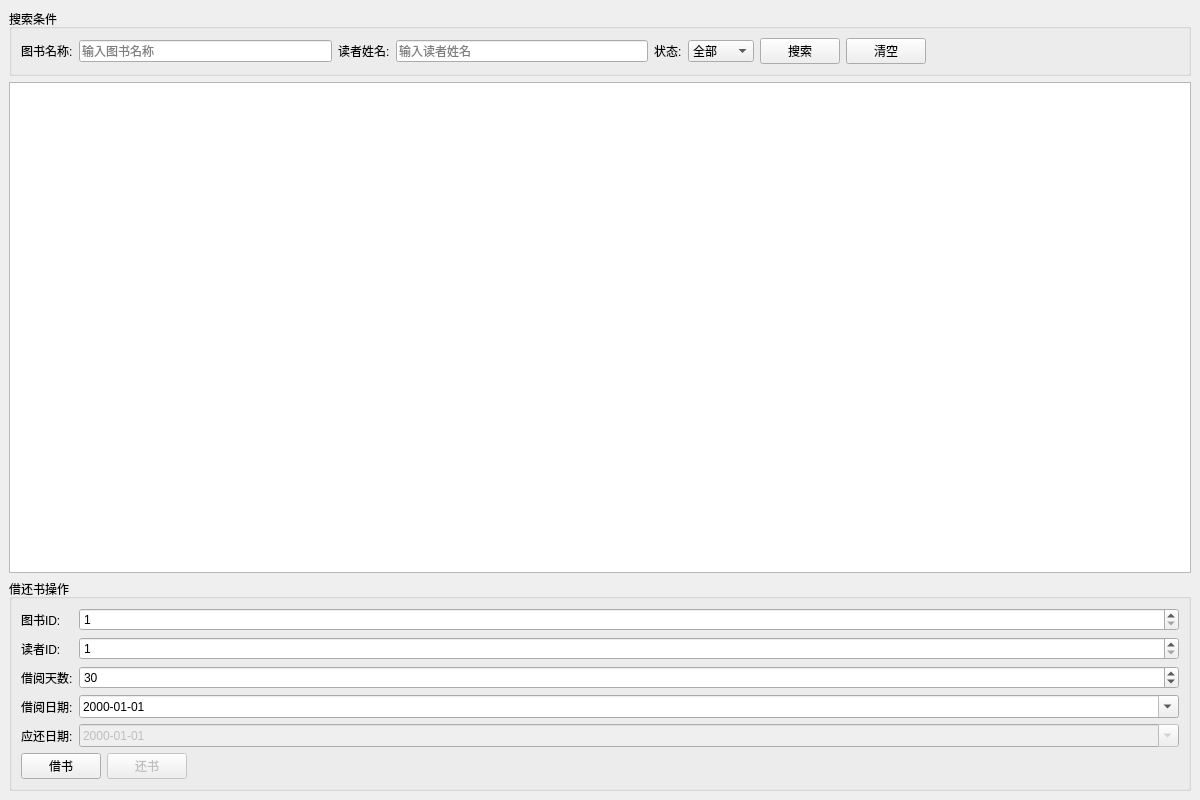
<?xml version="1.0" encoding="UTF-8"?>
<ui version="4.0">
 <class>BorrowWidget</class>
 <widget class="QWidget" name="BorrowWidget">
  <property name="geometry">
   <rect>
    <x>0</x>
    <y>0</y>
    <width>1200</width>
    <height>800</height>
   </rect>
  </property>
  <property name="windowTitle">
   <string>借还书管理</string>
  </property>
  <layout class="QVBoxLayout" name="verticalLayout">
   <property name="spacing">
    <number>6</number>
   </property>
   <property name="leftMargin">
    <number>9</number>
   </property>
   <property name="topMargin">
    <number>9</number>
   </property>
   <property name="rightMargin">
    <number>9</number>
   </property>
   <property name="bottomMargin">
    <number>9</number>
   </property>
   <item>
    <widget class="QGroupBox" name="searchGroup">
     <property name="title">
      <string>搜索条件</string>
     </property>
     <layout class="QHBoxLayout" name="searchLayout">
      <item>
       <widget class="QLabel" name="label">
        <property name="text">
         <string>图书名称:</string>
        </property>
       </widget>
      </item>
      <item>
       <widget class="QLineEdit" name="bookTitleEdit">
        <property name="placeholderText">
         <string>输入图书名称</string>
        </property>
       </widget>
      </item>
      <item>
       <widget class="QLabel" name="label_2">
        <property name="text">
         <string>读者姓名:</string>
        </property>
       </widget>
      </item>
      <item>
       <widget class="QLineEdit" name="readerNameEdit">
        <property name="placeholderText">
         <string>输入读者姓名</string>
        </property>
       </widget>
      </item>
      <item>
       <widget class="QLabel" name="label_3">
        <property name="text">
         <string>状态:</string>
        </property>
       </widget>
      </item>
      <item>
       <widget class="QComboBox" name="statusCombo">
        <item>
         <property name="text">
          <string>全部</string>
         </property>
        </item>
        <item>
         <property name="text">
          <string>已借出</string>
         </property>
        </item>
        <item>
         <property name="text">
          <string>已归还</string>
         </property>
        </item>
       </widget>
      </item>
      <item>
       <widget class="QPushButton" name="searchButton">
        <property name="text">
         <string>搜索</string>
        </property>
       </widget>
      </item>
      <item>
       <widget class="QPushButton" name="clearButton">
        <property name="text">
         <string>清空</string>
        </property>
       </widget>
      </item>
      <item>
       <spacer name="horizontalSpacer">
        <property name="orientation">
         <enum>Qt::Horizontal</enum>
        </property>
        <property name="sizeHint" stdset="0">
         <size>
          <width>40</width>
          <height>20</height>
         </size>
        </property>
       </spacer>
      </item>
     </layout>
    </widget>
   </item>
   <item>
    <widget class="QTableView" name="tableView">
     <property name="alternatingRowColors">
      <bool>true</bool>
     </property>
     <property name="selectionBehavior">
      <enum>QAbstractItemView::SelectRows</enum>
     </property>
     <property name="selectionMode">
      <enum>QAbstractItemView::SingleSelection</enum>
     </property>
     <property name="sortingEnabled">
      <bool>true</bool>
     </property>
    </widget>
   </item>
   <item>
    <widget class="QGroupBox" name="borrowGroup">
     <property name="title">
      <string>借还书操作</string>
     </property>
     <layout class="QVBoxLayout" name="borrowGroupLayout">
      <item>
       <layout class="QFormLayout" name="borrowLayout">
        <item row="0" column="0">
         <widget class="QLabel" name="label_4">
          <property name="text">
           <string>图书ID:</string>
          </property>
         </widget>
        </item>
        <item row="0" column="1">
         <widget class="QSpinBox" name="bookIdSpin">
          <property name="minimum">
           <number>1</number>
          </property>
          <property name="maximum">
           <number>999999</number>
          </property>
         </widget>
        </item>
        <item row="1" column="0">
         <widget class="QLabel" name="label_5">
          <property name="text">
           <string>读者ID:</string>
          </property>
         </widget>
        </item>
        <item row="1" column="1">
         <widget class="QSpinBox" name="readerIdSpin">
          <property name="minimum">
           <number>1</number>
          </property>
          <property name="maximum">
           <number>999999</number>
          </property>
         </widget>
        </item>
        <item row="2" column="0">
         <widget class="QLabel" name="label_6">
          <property name="text">
           <string>借阅天数:</string>
          </property>
         </widget>
        </item>
        <item row="2" column="1">
         <widget class="QSpinBox" name="borrowDaysSpin">
          <property name="minimum">
           <number>1</number>
          </property>
          <property name="maximum">
           <number>365</number>
          </property>
          <property name="value">
           <number>30</number>
          </property>
         </widget>
        </item>
        <item row="3" column="0">
         <widget class="QLabel" name="label_7">
          <property name="text">
           <string>借阅日期:</string>
          </property>
         </widget>
        </item>
        <item row="3" column="1">
         <widget class="QDateEdit" name="borrowDateEdit">
          <property name="calendarPopup">
           <bool>true</bool>
          </property>
          <property name="displayFormat">
           <string>yyyy-MM-dd</string>
          </property>
         </widget>
        </item>
        <item row="4" column="0">
         <widget class="QLabel" name="label_8">
          <property name="text">
           <string>应还日期:</string>
          </property>
         </widget>
        </item>
        <item row="4" column="1">
         <widget class="QDateEdit" name="returnDateEdit">
          <property name="enabled">
           <bool>false</bool>
          </property>
          <property name="calendarPopup">
           <bool>true</bool>
          </property>
          <property name="displayFormat">
           <string>yyyy-MM-dd</string>
          </property>
         </widget>
        </item>
       </layout>
      </item>
      <item>
       <layout class="QHBoxLayout" name="buttonLayout">
        <item>
         <widget class="QPushButton" name="borrowButton">
          <property name="text">
           <string>借书</string>
          </property>
         </widget>
        </item>
        <item>
         <widget class="QPushButton" name="returnButton">
          <property name="enabled">
           <bool>false</bool>
          </property>
          <property name="text">
           <string>还书</string>
          </property>
         </widget>
        </item>
        <item>
         <spacer name="horizontalSpacer_2">
          <property name="orientation">
           <enum>Qt::Horizontal</enum>
          </property>
          <property name="sizeHint" stdset="0">
           <size>
            <width>40</width>
            <height>20</height>
           </size>
          </property>
         </spacer>
        </item>
       </layout>
      </item>
     </layout>
    </widget>
   </item>
  </layout>
 </widget>
 <resources/>
 <connections/>
</ui>
